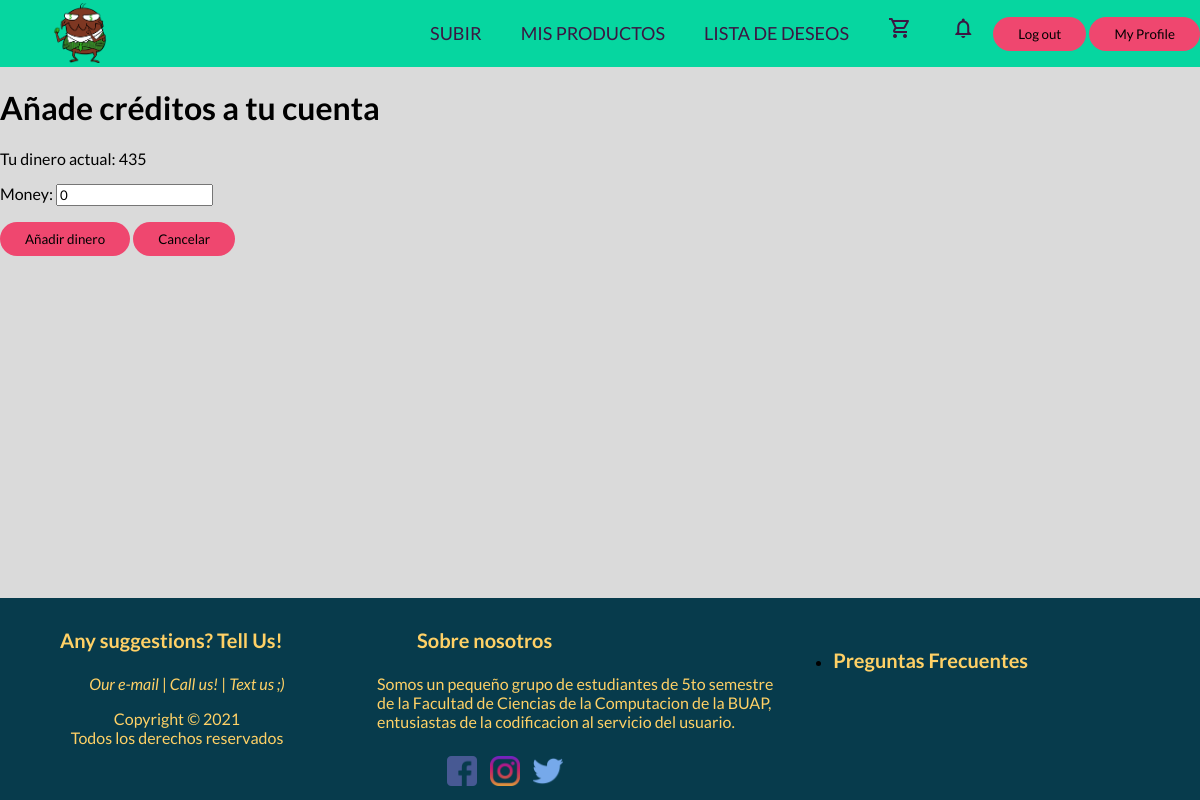
The page /addMoney (signed in) on the database as committed earlier.
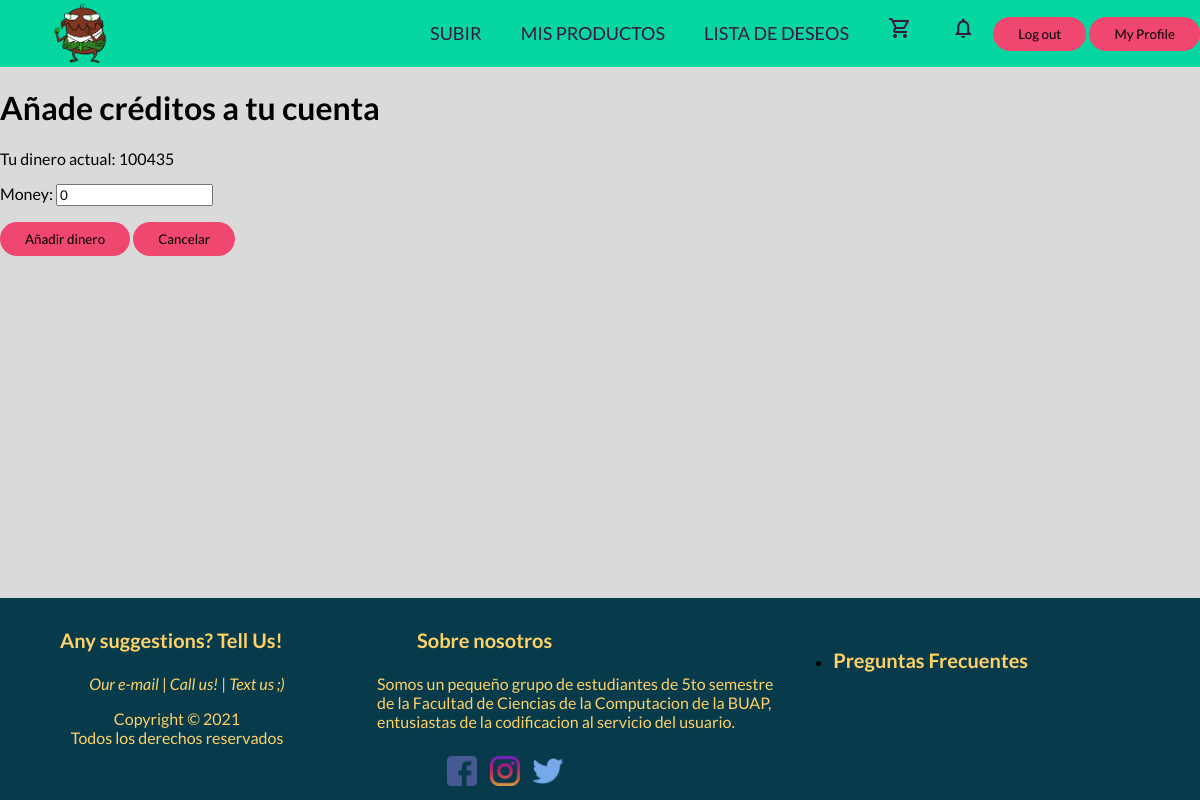
The same page on the database as committed later.
### users/models.py (models this page shows, shortened)
class User(AbstractBaseUser, PermissionsMixin):
    firstName = models.CharField(max_length=100,blank=False)
    lastName = models.CharField(max_length=100, blank=True)
    email = models.EmailField(max_length=255, unique= True)
    password = models.CharField(max_length=200)
    city = models.CharField(max_length=64, blank = True)
    state = models.CharField(max_length=64,blank = True)
    money = models.PositiveIntegerField(blank=True,default=0)
    profilePic = models.ImageField(default="pic_default.jpg",null = True, blank = True)
    products = models.ManyToManyField("store.StockProduct", blank=True)
    is_active = models.BooleanField(default = True)
    is_staff = models.BooleanField(default=False)
    USERNAME_FIELD = 'email'
    REQUIRED_FIELDS = ['firstName'] #email and password are required by default
    objects = UserManager()

### users/views.py (the view, shortened to what this page needs)
# urls.py: path("addMoney",views.updateMoney,name="addMoney"),
def updateMoney(request):
    theForm = UpdateMoneyForm()
    return render(request,"users/addMoney.html",{"form":theForm})

### users/forms.py
class UpdateMoneyForm(forms.ModelForm):
    money = forms.IntegerField(widget=forms.NumberInput(None),min_value=0,initial=0,error_messages={0:"Los créditos deben ser mayor o igual a 1"})
    class Meta:
        model = User
        fields = ['money']

### users/templates/users/addMoney.html (shortened to what this page needs)
{% extends 'core/layout.html' %}
{% load static %}
{% block body %}
    <h1>Añade créditos a tu cuenta</h1>
    <p>Tu dinero actual: {{user.money}}</p>
    <div class="form">
        <form method="POST" action="{% url 'users:addMoney' %}" >
            {{form.as_p}}
            <button id="submitBtn" type="submit" name="UpdateMoney">Añadir dinero</button>
            <button id="submitBtn" type="submit" name="Cancel">Cancelar</button>
        </form>
    </div>
{% endblock body %}

Rows that differ between the two databases and show on the page:
changed User: money "435" → "100435"
